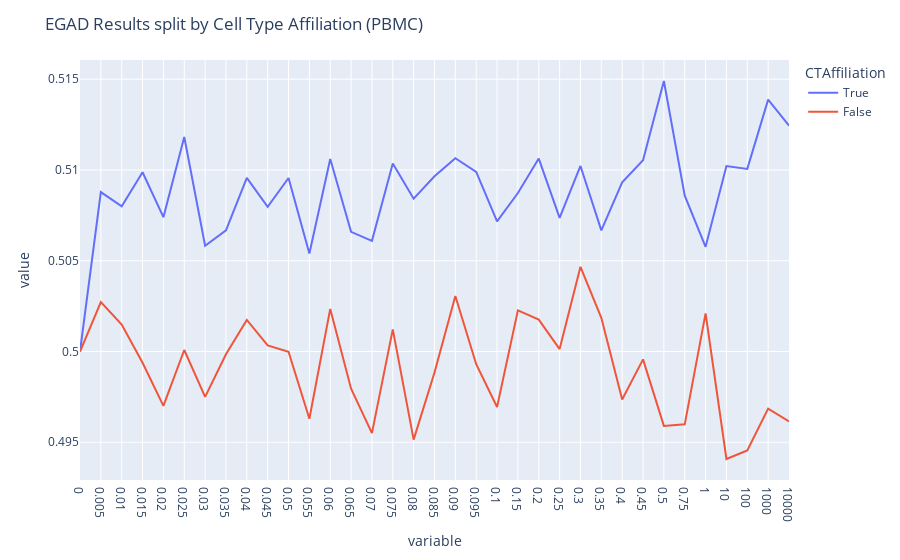

Notebook code for this chart:
### Code cell
import plotly.express as px
fig = px.line(data_frame= auc_to_graph_melt, x = "variable", y = 'value', color ="CTAffiliation")
fig.update_layout(title='EGAD Results split by Cell Type Affiliation (PBMC)')
fig.show()

### Figure 1 — Plotly figure (JSON) as saved in the notebook; plotly's stock layout.template omitted (floating-point values rounded to 4 significant figures)
{"data": [{"hovertemplate": "CTAffiliation=True<br>variable=%{x}<br>value=%{y}<extra></extra>", "legendgroup": "True", "line": {"color": "#636efa", "dash": "solid"}, "marker": {"symbol": "circle"}, "mode": "lines", "name": "True", "orientation": "v", "showlegend": true, "type": "scatter", "x": ["0", "0.005", "0.01", "0.015", "0.02", "0.025", "0.03", "0.035", "0.04", "0.045", "0.05", "0.055", "0.06", "0.065", "0.07", "0.075", "0.08", "0.085", "0.09", "0.095", "0.1", "0.15", "0.2", "0.25", "0.3", "0.35", "0.4", "0.45", "0.5", "0.75", "1", "10", "100", "1000", "10000"], "xaxis": "x", "y": [0.5, 0.5088, 0.508, 0.5099, 0.5074, 0.5118, 0.5058, 0.5067, 0.5096, 0.508, 0.5096, 0.5054, 0.5106, 0.5066, 0.5061, 0.5104, 0.5084, 0.5097, 0.5107, 0.5099, 0.5072, 0.5087, 0.5106, 0.5074, 0.5102, 0.5067, 0.5093, 0.5105, 0.5149, 0.5086, 0.5058, 0.5102, 0.5101, 0.5139, 0.5124], "yaxis": "y"}, {"hovertemplate": "CTAffiliation=False<br>variable=%{x}<br>value=%{y}<extra></extra>", "legendgroup": "False", "line": {"color": "#EF553B", "dash": "solid"}, "marker": {"symbol": "circle"}, "mode": "lines", "name": "False", "orientation": "v", "showlegend": true, "type": "scatter", "x": ["0", "0.005", "0.01", "0.015", "0.02", "0.025", "0.03", "0.035", "0.04", "0.045", "0.05", "0.055", "0.06", "0.065", "0.07", "0.075", "0.08", "0.085", "0.09", "0.095", "0.1", "0.15", "0.2", "0.25", "0.3", "0.35", "0.4", "0.45", "0.5", "0.75", "1", "10", "100", "1000", "10000"], "xaxis": "x", "y": [0.5, 0.5027, 0.5015, 0.4994, 0.497, 0.5001, 0.4975, 0.4998, 0.5017, 0.5003, 0.5, 0.4963, 0.5023, 0.498, 0.4955, 0.5012, 0.4951, 0.4988, 0.5031, 0.4993, 0.4969, 0.5023, 0.5018, 0.5001, 0.5047, 0.5019, 0.4974, 0.4996, 0.4959, 0.496, 0.5021, 0.4941, 0.4946, 0.4969, 0.4961], "yaxis": "y"}], "layout": {"legend": {"title": {"text": "CTAffiliation"}, "tracegroupgap": 0}, "margin": {"t": 60}, "title": {"text": "EGAD Results split by Cell Type Affiliation (PBMC)"}, "xaxis": {"anchor": "y", "domain": [0, 1], "title": {"text": "variable"}}, "yaxis": {"anchor": "x", "domain": [0, 1], "title": {"text": "value"}}}}
